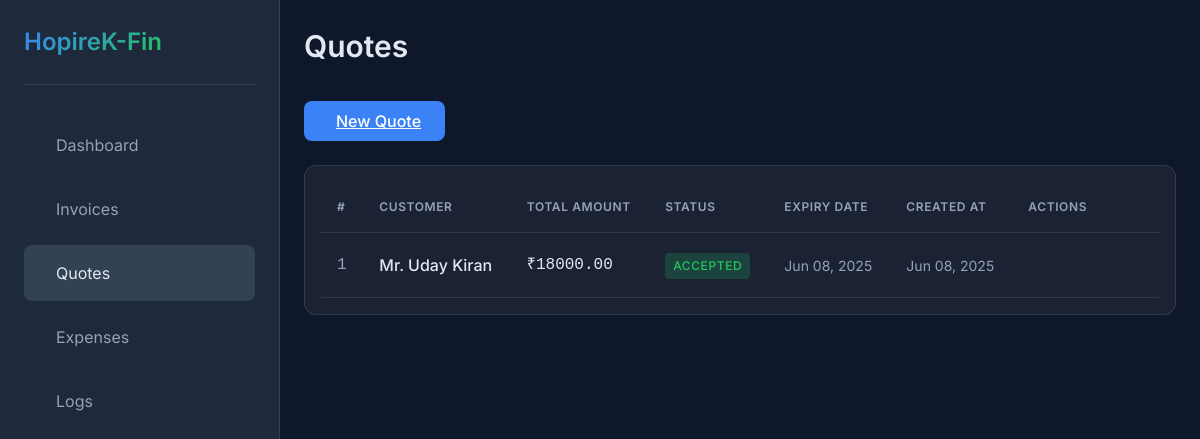
Page /quotes/ (signed in) on the committed database.
### core/models.py (models this page shows, shortened)
class Quote(models.Model):
    STATUS_CHOICES = [
        ('draft', 'Draft'),
        ('sent', 'Sent'),
        ('accepted', 'Accepted'),
        ('declined', 'Declined'),
    ]
    customer = models.ForeignKey(Customer, related_name='quotes', on_delete=models.CASCADE)
    created_at = models.DateTimeField(auto_now_add=True)
    expiry_date = models.DateField()
    status = models.CharField(max_length=20, choices=STATUS_CHOICES, default='draft')
    total_amount = models.DecimalField(max_digits=12, decimal_places=2, default=0)
    notes = models.TextField(blank=True)

class Customer(models.Model):
    INDIVIDUAL = 'individual'
    COMPANY = 'company'
    CUSTOMER_TYPE_CHOICES = [
        (INDIVIDUAL, 'Individual'),
        (COMPANY, 'Company'),
    ]
    customer_type = models.CharField(max_length=20, choices=CUSTOMER_TYPE_CHOICES)
    name = models.CharField(max_length=255)
    billing_address = models.TextField()
    shipping_address = models.TextField(blank=True)
    gstin = models.CharField(max_length=15, blank=True)
    phone = models.CharField(max_length=20, blank=True)
    email = models.EmailField(blank=True)

### core/views.py (the view)
# urls.py: path('quotes/', views.quote_list, name='quote_list'),
@login_required
def quote_list(request):
    quotes = Quote.objects.select_related('customer').all().order_by('-created_at')
    return render(request, "quotes.html", {"quotes": quotes})

### templates/quotes.html (shortened to what this page needs)
{% extends "base.html" %}
{% block page_title %}Quotes{% endblock %}
{% block content %}
<div class="content-header">
    <div class="header-actions">
        <a href="{% url 'quote_create' %}" class="btn btn-primary">
            <span>New Quote</span>
        </a>
    </div>
</div>
<div class="card table-container">
    <table class="table">
        <thead>
            <tr>
                <th>#</th>
                <th>Customer</th>
                <th>Total Amount</th>
                <th>Status</th>
                <th>Expiry Date</th>
                <th>Created At</th>
                <th>Actions</th>
            </tr>
        </thead>
        <tbody>
            {% for quote in quotes %}
            <tr>
                <td class="quote-id">{{ quote.id }}</td>
                <td class="customer-name">{{ quote.customer.name }}</td>
                <td class="amount">₹{{ quote.total_amount|floatformat:2 }}</td>
                <td>
                    {% if quote.status == 'accepted' %}
                    <span class="badge badge-success">Accepted</span>
                    {% elif quote.status == 'declined' %}
                    <span class="badge badge-error">Declined</span>
                    {% elif quote.status == 'sent' %}
                    <span class="badge badge-warning">Sent</span>
                    {% else %}
                    <span class="badge">Draft</span>
                    {% endif %}
                </td>
                <td class="date">{{ quote.expiry_date|date:"M d, Y" }}</td>
                <td class="date">{{ quote.created_at|date:"M d, Y" }}</td>
                <td>
                    <div class="actions">
                        <a href="{% url 'quote_update' quote.id %}" class="action-btn" title="Edit">
                        </a>
                        <a href="{% url 'quote_delete' quote.id %}" class="action-btn" title="Delete">
                        </a>
                        {% if quote.status == 'accepted' %}
                        <a href="#" class="action-btn" title="Create Invoice" onclick="createInvoice({{ quote.id }})">
                        </a>
                        {% endif %}
                    </div>
                </td>
            </tr>
            {% empty %}
            <tr>
                <td colspan="7" class="text-center">No quotes found.</td>
            </tr>
            {% endfor %}
        </tbody>
    </table>
</div>
{% endblock %}

### static/style.css (style rules this page uses)
:root { --bg-dark: #0f172a; --surface-dark: #1e293b; --surface-dark-hover: #334155; --text-dark: #e2e8f0; --text-dark-secondary: #94a3b8; --accent-dark: #3b82f6; --accent-dark-hover: #2563eb; --success-dark: #22c55e; --warning-dark: #eab308; --error-dark: #ef4444; --border-dark: rgba(255, 255, 255, 0.1); --card-bg-dark: rgba(255, 255, 255, 0.05); --bg-light: #f1f5f9; --surface-light: #ffffff; --surface-light-hover: #f8fafc; --text-light: #0f172a; --text-light-secondary: #64748b; --accent-light: #2563eb; --accent-light-hover: #1d4ed8; --success-light: #16a34a; --warning-light: #ca8a04; --error-light: #dc2626; --border-light: rgba(0, 0, 0, 0.1); --card-bg-light: rgba(255, 255, 255, 0.8); --spacing-xs: 0.25rem; --spacing-sm: 0.5rem; --spacing-md: 1rem; --spacing-lg: 1.5rem; --spacing-xl: 2rem; --radius-sm: 0.25rem; --radius-md: 0.5rem; --radius-lg: 0.75rem; --radius-xl: 1rem; --shadow-sm: 0 1px 2px 0 rgb(0 0 0 / 0.05); --shadow-md: 0 4px 6px -1px rgb(0 0 0 / 0.1); --shadow-lg: 0 10px 15px -3px rgb(0 0 0 / 0.1); --transition-fast: 150ms cubic-bezier(0.4, 0, 0.2, 1); --transition-normal: 200ms cubic-bezier(0.4, 0, 0.2, 1); --transition-slow: 300ms cubic-bezier(0.4, 0, 0.2, 1); }
* { margin: 0; padding: 0; box-sizing: border-box; }
body { font-family: 'Inter', system-ui, -apple-system, sans-serif; font-size: 16px; line-height: 1.5; transition: background-color var(--transition-normal); -webkit-font-smoothing: antialiased; -moz-osx-font-smoothing: grayscale; }
.dark-theme { background-color: var(--bg-dark); color: var(--text-dark); }
.card { background: var(--card-bg-dark); border-radius: var(--radius-lg); padding: var(--spacing-lg); border: 1px solid var(--border-dark); transition: transform var(--transition-normal), box-shadow var(--transition-normal); }
.dark-theme .card { background: var(--card-bg-dark); border-color: var(--border-dark); }
.btn { display: inline-flex; align-items: center; gap: var(--spacing-sm); padding: var(--spacing-sm) var(--spacing-lg); border-radius: var(--radius-md); font-weight: 500; cursor: pointer; transition: all var(--transition-fast); border: none; }
.btn-primary { background: var(--accent-dark); color: white; }
.table-container { background: var(--surface-dark); border-radius: var(--radius-lg); padding: var(--spacing-md); margin: var(--spacing-lg) 0; overflow-x: auto; }
.table { width: 100%; border-collapse: separate; border-spacing: 0; }
.table th, .table td { padding: var(--spacing-md); text-align: left; border-bottom: 1px solid var(--border-dark); }
.table th { font-weight: 600; color: var(--text-dark-secondary); text-transform: uppercase; font-size: 0.75rem; letter-spacing: 0.05em; }
.table tbody tr { transition: background-color var(--transition-fast); }
.badge { display: inline-flex; align-items: center; padding: var(--spacing-xs) var(--spacing-sm); border-radius: var(--radius-sm); font-size: 0.75rem; font-weight: 500; text-transform: uppercase; letter-spacing: 0.05em; }
.badge-success { background: rgba(34, 197, 94, 0.2); color: var(--success-dark); }
.actions { display: flex; gap: var(--spacing-sm); }
.action-btn { display: inline-flex; align-items: center; justify-content: center; width: 32px; height: 32px; border-radius: var(--radius-md); color: var(--text-dark-secondary); background: transparent; transition: all var(--transition-fast); }

### templates/quotes.html (style rules this page uses)
.content-header { margin-bottom: var(--spacing-lg); }
.quote-id { font-family: monospace; color: var(--text-dark-secondary); }
.amount { font-family: monospace; font-weight: 500; }
.date { color: var(--text-dark-secondary); font-size: 0.875rem; }
.customer-name { font-weight: 500; }

### rows in the picture
Quote: id "1", customer.name "Mr. Uday Kiran", total_amount "18000.00", status "ACCEPTED", expiry_date "Jun 08, 2025", created_at "Jun 08, 2025"
